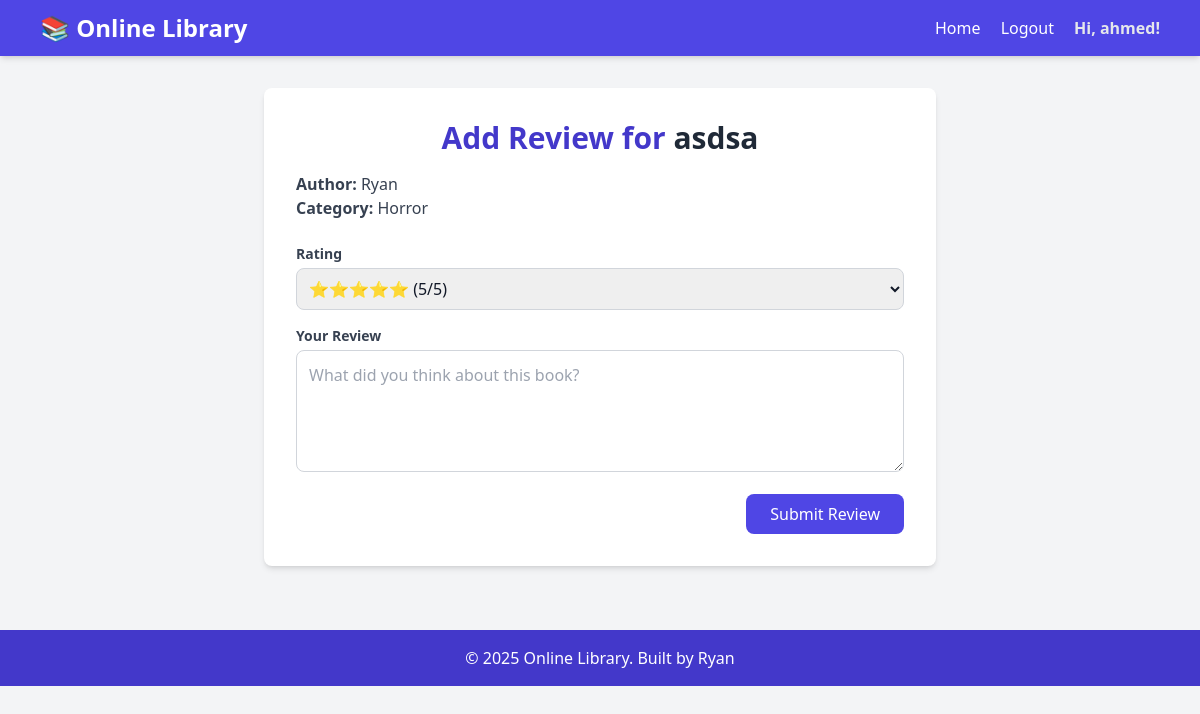
The app's page /book/5/review/ (signed in) with its own data.
### library/models.py (models this page shows, shortened)
class Book(models.Model):
    title  = models.CharField(max_length=200)
    author = models.CharField(max_length=100)
    category = models.CharField(max_length=100)
    cover_image = models.ImageField(upload_to='book_covers/', blank=True, null=True)
    description = models.TextField()

### library/views.py (the view, shortened to what this page needs)
# urls.py: path("book/<int:pk>/review/", views.add_review, name="add_review"),
@login_required
def add_review(request, pk):
    book = get_object_or_404(Book, pk=pk)
    return render(request, "add_review.html", {"book": book})

### library/templates/add_review.html (shortened to what this page needs)
{% extends 'base.html' %}
{% block content %}
<div class="max-w-2xl mx-auto bg-white p-8 rounded-lg shadow-md">
    <h1 class="text-3xl font-bold mb-4 text-center text-indigo-700">
        Add Review for <span class="text-gray-800">{{ book.title }}</span>
    </h1>
    <div class="mb-6">
        <p class="text-gray-700"><strong>Author:</strong> {{ book.author }}</p>
        <p class="text-gray-700"><strong>Category:</strong> {{ book.category }}</p>
    </div>
    {% if user.is_authenticated %}
        <form method="POST" class="space-y-4">
            <div>
                <label for="rating" class="block text-sm font-semibold mb-1 text-gray-700">Rating</label>
                <select name="rating" id="rating" class="w-full border border-gray-300 rounded-lg p-2 focus:ring-2 focus:ring-indigo-500">
                    <option value="5">⭐⭐⭐⭐⭐ (5/5)</option>
                </select>
            </div>
            <div>
                <label for="text" class="block text-sm font-semibold mb-1 text-gray-700">Your Review</label>
                <textarea id="text" name="text" rows="4"
                    class="w-full border border-gray-300 rounded-lg p-3 focus:ring-2 focus:ring-indigo-500 focus:outline-none"
                    placeholder="What did you think about this book?"></textarea>
            </div>
            <div class="flex justify-end">
                <button type="submit"
                    class="bg-indigo-600 text-white px-6 py-2 rounded-lg hover:bg-indigo-700 transition-all duration-200">
                    Submit Review
                </button>
            </div>
        </form>
    {% else %}
        <div class="text-center text-gray-700">
            <p>You must <a href="{% url 'login' %}" class="text-indigo-600 hover:underline">log in</a> to post a review.</p>
        </div>
    {% endif %}
</div>
{% endblock %}

### library/templates/base.html (shortened to what this page needs)
<!DOCTYPE html>
<html lang="en">
<head>
    <script src="https://cdn.tailwindcss.com"></script>
</head>
<body class="bg-gray-100 text-gray-900">
    <nav class="bg-indigo-600 text-white shadow-md">
        <div class="max-w-6xl mx-auto flex justify-between items-center px-4 py-3">
            <a href="{% url 'home' %}" class="text-2xl font-semibold hover:text-gray-200">📚 Online Library</a>
            <div class="space-x-4">
                <a href="{% url 'home' %}" class="hover:text-gray-300">Home</a>
                {% if user.is_authenticated %}
                    <a href="{% url 'logout' %}" class="hover:text-gray-300">Logout</a>
                    <span class="text-gray-200 font-semibold">Hi, {{ user.username }}!</span>
                {% else %}
                    <a href="{% url 'login' %}" class="hover:text-gray-300">Login</a>
                    <a href="{% url 'register' %}" class="hover:text-gray-300">Register</a>
                {% endif %}
            </div>
        </div>
    </nav>
    <main class="max-w-6xl mx-auto px-4 py-8">
        {% block content %}{% endblock %}
    </main>
    <footer class="bg-indigo-700 text-white text-center py-4 mt-8">
        <p>&copy; 2025 Online Library. Built by Ryan</p>
    </footer>
</body>
</html>

### records on screen
Book: title "asdsa", author "Ryan", category "Horror"

### other values on screen
{{ user.username }} "ahmed"
